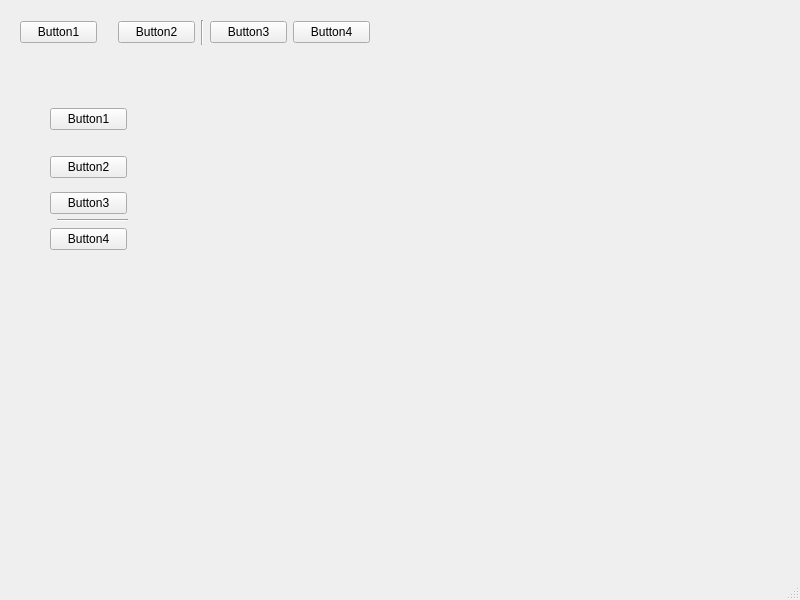
<?xml version="1.0" encoding="UTF-8"?>
<ui version="4.0">
 <class>MainWindow</class>
 <widget class="QMainWindow" name="MainWindow">
  <property name="geometry">
   <rect>
    <x>0</x>
    <y>0</y>
    <width>800</width>
    <height>600</height>
   </rect>
  </property>
  <property name="windowTitle">
   <string>MainWindow</string>
  </property>
  <widget class="QWidget" name="centralwidget">
   <widget class="Line" name="line_2">
    <property name="geometry">
     <rect>
      <x>57</x>
      <y>205</y>
      <width>71</width>
      <height>31</height>
     </rect>
    </property>
    <property name="orientation">
     <enum>Qt::Horizontal</enum>
    </property>
   </widget>
   <widget class="QWidget" name="">
    <property name="geometry">
     <rect>
      <x>20</x>
      <y>20</y>
      <width>350</width>
      <height>25</height>
     </rect>
    </property>
    <layout class="QHBoxLayout" name="horizontalLayout">
     <item>
      <widget class="QPushButton" name="pushButton">
       <property name="text">
        <string>Button1</string>
       </property>
      </widget>
     </item>
     <item>
      <spacer name="horizontalSpacer">
       <property name="orientation">
        <enum>Qt::Horizontal</enum>
       </property>
       <property name="sizeType">
        <enum>QSizePolicy::Fixed</enum>
       </property>
       <property name="sizeHint" stdset="0">
        <size>
         <width>15</width>
         <height>20</height>
        </size>
       </property>
      </spacer>
     </item>
     <item>
      <widget class="QPushButton" name="pushButton_2">
       <property name="text">
        <string>Button2</string>
       </property>
      </widget>
     </item>
     <item>
      <widget class="Line" name="line">
       <property name="orientation">
        <enum>Qt::Vertical</enum>
       </property>
      </widget>
     </item>
     <item>
      <widget class="QPushButton" name="pushButton_3">
       <property name="text">
        <string>Button3</string>
       </property>
      </widget>
     </item>
     <item>
      <widget class="QPushButton" name="pushButton_4">
       <property name="text">
        <string>Button4</string>
       </property>
      </widget>
     </item>
    </layout>
   </widget>
   <widget class="QWidget" name="">
    <property name="geometry">
     <rect>
      <x>50</x>
      <y>100</y>
      <width>77</width>
      <height>158</height>
     </rect>
    </property>
    <layout class="QVBoxLayout" name="verticalLayout">
     <item>
      <widget class="QPushButton" name="pushButton_7">
       <property name="text">
        <string>Button1</string>
       </property>
      </widget>
     </item>
     <item>
      <spacer name="verticalSpacer">
       <property name="orientation">
        <enum>Qt::Vertical</enum>
       </property>
       <property name="sizeType">
        <enum>QSizePolicy::Fixed</enum>
       </property>
       <property name="sizeHint" stdset="0">
        <size>
         <width>20</width>
         <height>12</height>
        </size>
       </property>
      </spacer>
     </item>
     <item>
      <widget class="QPushButton" name="pushButton_5">
       <property name="text">
        <string>Button2</string>
       </property>
      </widget>
     </item>
     <item>
      <widget class="QPushButton" name="pushButton_6">
       <property name="text">
        <string>Button3</string>
       </property>
      </widget>
     </item>
     <item>
      <widget class="QPushButton" name="pushButton_8">
       <property name="text">
        <string>Button4</string>
       </property>
      </widget>
     </item>
    </layout>
   </widget>
  </widget>
  <widget class="QMenuBar" name="menubar">
   <property name="geometry">
    <rect>
     <x>0</x>
     <y>0</y>
     <width>800</width>
     <height>22</height>
    </rect>
   </property>
  </widget>
  <widget class="QStatusBar" name="statusbar"/>
 </widget>
 <resources/>
 <connections/>
</ui>
